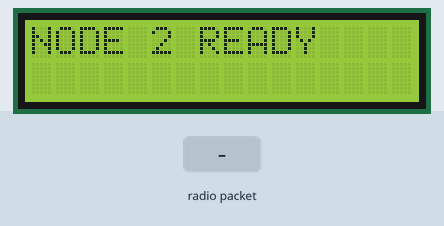
Recording of a sketch running on a simulated ESP32. Parts: 16×2 character LCD. The test bench sets the inputs (shaded band). No radio packets arrive unless stated.

Above: at 1.2 s.
1.3 s: radio packet "5" arrives
At 1.6 s:
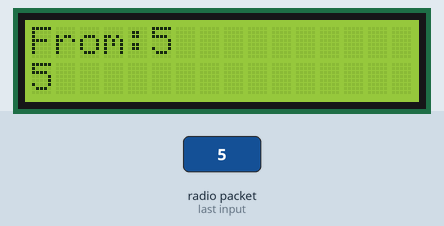
2.8 s: radio packet "90" arrives
At 4.0 s:
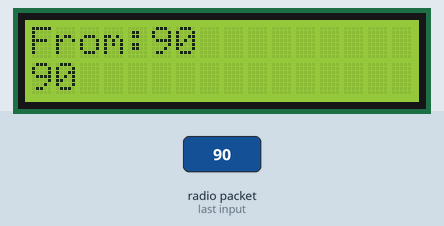
4.3 s: radio packet "200" arrives
At 5.1 s:
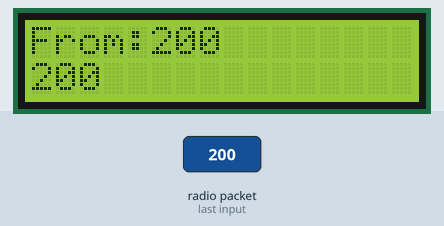
Timing chart, 0 to 7.3 s (numbered marks = the images above; inputs shaded):
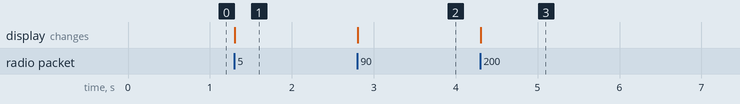

Measured:
- after the input at 1.3 s, the display: changes at once (image 1)
- after the input at 2.8 s, the display: changes at once (image 2)
- after the input at 4.3 s, the display: changes at once (image 3)

The sketch:

node-2.ino
```cpp
/*
 *  Node-2 ( Device ID- 3)
 */

#include <SPI.h>
#include <LoRa.h>
#include <LiquidCrystal.h>

#define MY_ID 3
#define SYNC_WORD 0x12
#define MAX_HOPS 3

LiquidCrystal lcd(13, 14, 27, 26, 25, 33);

void setup() {
  Serial.begin(115200);
  lcd.begin(16, 2);
  lcd.print("NODE 2 READY");

  LoRa.setPins(5, 21, 2);
  LoRa.begin(433E6);
  LoRa.setSyncWord(SYNC_WORD);
}

void loop() {
  int packetSize = LoRa.parsePacket();
  if (!packetSize) return;

  String data = "";
  while (LoRa.available()) data += (char)LoRa.read();

  int src, dest, lastHop, pid, hop;
  sscanf(data.c_str(), "%d|%d|%d|%d|%d|", &src, &dest, &lastHop, &pid, &hop);
  String msg = data.substring(data.lastIndexOf('|') + 1);

  lcd.clear();
  lcd.print("From:");
  lcd.print(src);
  lcd.setCursor(0, 1);
  lcd.print(msg);

  if (hop < MAX_HOPS) {
    hop++;
    String fwd =
      String(src) + "|" +
      String(dest) + "|" +
      String(MY_ID) + "|" +
      String(pid) + "|" +
      String(hop) + "|" +
      msg;

    LoRa.beginPacket();
    LoRa.print(fwd);
    LoRa.endPacket();
  }
}
```
